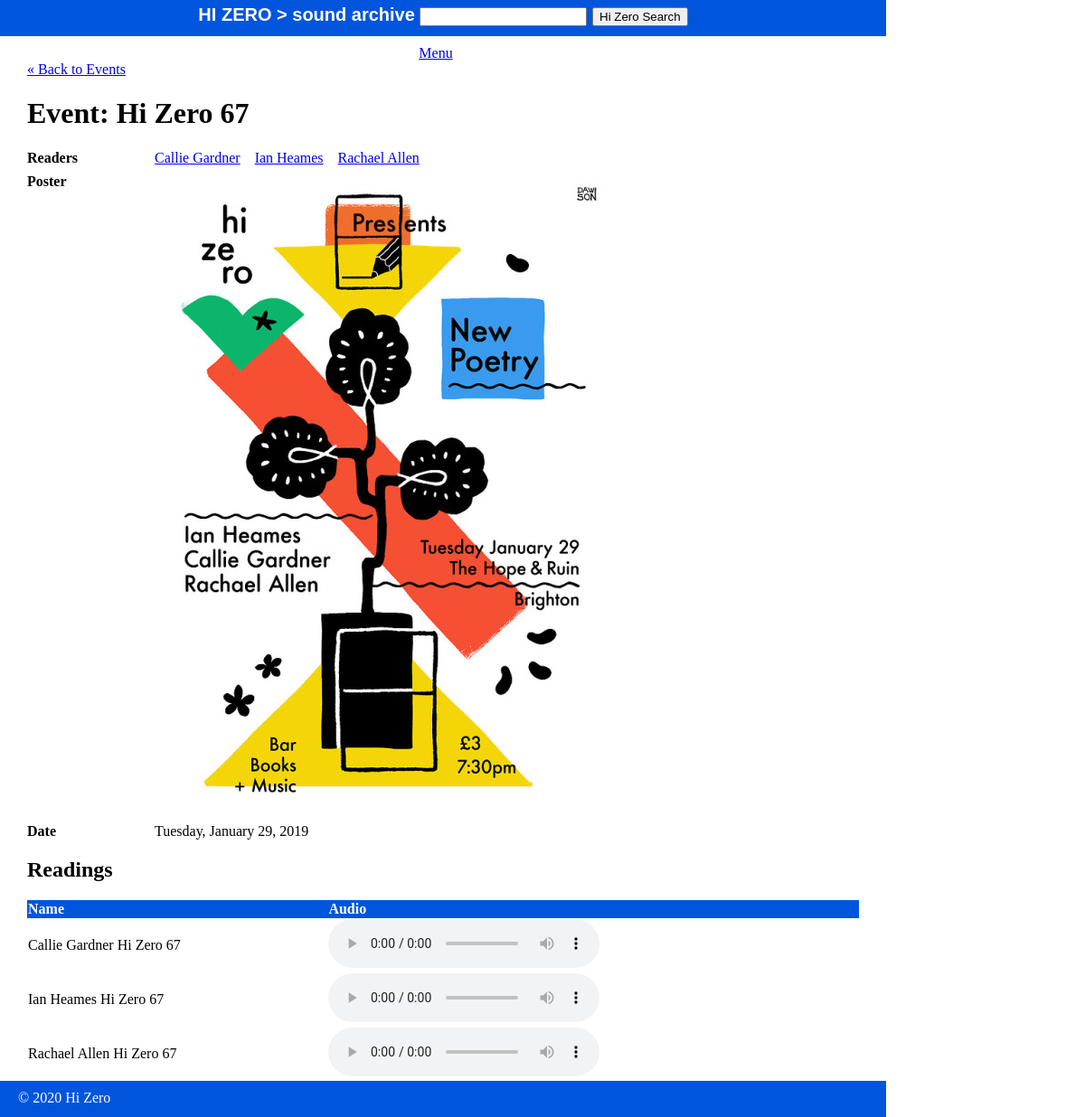
The app's page /all/events/show.php with its own data.
### tables this page shows
CREATE TABLE `events` (
  `id` int(10) NOT NULL,
  `date` date NOT NULL,
  `date_char` varchar(50) NOT NULL,
  `name` varchar(30) NOT NULL,
  `poster_150` varchar(30) NOT NULL DEFAULT 'poster-thumb.png',
  `poster_500` varchar(30) NOT NULL DEFAULT 'poster.png',
  `poster_hi` varchar(30) NOT NULL,
  `visible` tinyint(4) NOT NULL DEFAULT '1'
);

CREATE TABLE `readers` (
  `id` int(10) NOT NULL,
  `name` varchar(30) NOT NULL,
  `description` text,
  `visible` tinyint(4) NOT NULL DEFAULT '1'
);

CREATE TABLE `readings` (
  `id` int(11) NOT NULL,
  `event_id` int(11) NOT NULL,
  `name` varchar(70) NOT NULL,
  `filename` varchar(70) NOT NULL,
  `visible` tinyint(4) NOT NULL DEFAULT '1'
);

### private/functions.php (called while the page is built, shortened)
<?php
    function url_for($script_path) {
        return WWW_ROOT . $script_path;
    }
    function u($string="") {
        return urlencode($string);
    }
    function h($string="") {
        return htmlspecialchars($string);
    }
?>

### private/query_functions.php (called while the page is built, shortened)
<?php
    function find_event_by_id($id) {
        global $db;
        $sql = "SELECT * FROM events ";
        $sql .= "WHERE id='" . $id . "'";
        $result = mysqli_query($db, $sql);
        $event = mysqli_fetch_assoc($result);
        return $event;
    }
    function find_readers_for_event($id) {
        global $db;
        $sql = "SELECT readers.id, readers.name FROM readers ";
        $sql .= "JOIN events_readers ON events_readers.reader_id = readers.id ";
        $sql .= "JOIN events ON events.id = events_readers.event_id ";
        $sql .= "WHERE events_readers.event_id='" . $id . "'";
        $sql .= "AND readers.visible='1' ";
        $sql .= "ORDER BY readers.name ASC";
        $result = mysqli_query($db, $sql);
        return $result;
    }
    function find_readings_for_event($id) {
        global $db;
        $sql = "SELECT readings.name, readings.filename FROM readings ";
        $sql .= "JOIN events ON events.id = readings.event_id ";
        $sql .= "WHERE events.id='" . $id . "' ";
        $sql .= "AND readings.visible='1' ";
        $sql .= "ORDER BY readings.filename ASC";
        $result = mysqli_query($db, $sql);
        return $result;
    }
?>

### public/all/events/show.php (the view, shortened to what this page needs)
<?php
    $id = $_GET['id'] ?? '1';
    $event = find_event_by_id($id);
?>
<?php include(SHARED_PATH . '/header.php'); ?>
<div id="content">
  <a class="back-link" href="<?php echo url_for('/all/events/index.php'); ?>">&laquo; Back to Events</a>
  <div class="event show">
  <h1>Event: Hi Zero <?php echo h($event['name']); ?></h1>
    <div class="attributes">
      <?php
        $reader_set = find_readers_for_event($id);
      ?>
      <?php if (mysqli_num_rows($reader_set) > 0) { ?>
        <dl>
          <dt>Readers</dt>
            <?php
              while($reader = mysqli_fetch_assoc($reader_set)) {
            ?>
              <dd>
                <a class="action" href="
                  <?php echo url_for('/all/readers/show.php?id=' . h(u($reader['id'])));
                  ?>
                    "><?php echo h($reader['name']); ?>
                </a>
              </dd>
            <?php } ?>
        </dl>
      <?php } ?>
      <dl>
        <dt>Poster</dt>
        <dd>
        <a class="action" href="<?php echo url_for('/images/' . h(u($event['poster_hi'])));
                  ?>.jpg"><img src="<?php echo url_for('/images/' . h(u($event['poster_500'])));
                  ?>.jpg" alt="Smiley face" width="500"></a>
        </dd>
      </dl>
      <dl>
        <dt>Date</dt>
        <dd><?php echo h($event['date_char']); ?></dd>
      </dl>
  </div>
  <?php
    $reading_set = find_readings_for_event($id)
  ?>
  <?php if (mysqli_num_rows($reading_set) > 0) { ?>
    <div class="readings listing">
          <h2>Readings</h2>
          <table class="list">
            <tr>
                <th>Name</th>
                <th>Audio</th>
            </tr>
              <?php
                while($reading = mysqli_fetch_assoc($reading_set)) {
              ?>
            <tr>
              <td>
                <?php echo h($reading['name']); ?>
              </td>
              <td>
                <audio controls>
                  <source src="<?php echo url_for('/readings/' . h(u($reading['filename']))); ?>.mp3" type="audio/mpeg">
                </audio>
              </td>
            </tr>
            <?php } ?>
          </table>
      </div>
    </div>
  <?php } ?>
</div>
<?php include(SHARED_PATH . '/footer.php'); ?>

### public/stylesheets/all.css (style rules this page uses)
html { height: 100%; width: 100%; }
body { height: 980px; width: 100%; margin: 0; padding: 0; }
#content { width: 920px; min-height: 500px; padding: 0 30px; }
table { border-collapse: collapse; vertical-align: top; border: 0px solid #999999; }
table.list { width: 100%; border: 0px solid #999999; }
table.list tr td { border: 0px solid #999999; }
table.list tr th { border: 0px solid #0055DD; background: #0055DD; color: white; text-align: left; }
dl { clear: both; overflow: hidden; margin: 0.5em 0; }
dt { float: left; font-weight: bold; width: 125px; }
dd { float: left; margin-left: 1em; }

### records on screen
events: name "67", poster_500 (picture), date_char "Tuesday, January 29, 2019"
readers: name "Callie Gardner"
readers: name "Ian Heames"
readers: name "Rachael Allen"
readings: name "Callie Gardner Hi Zero 67"
readings: name "Ian Heames Hi Zero 67"
readings: name "Rachael Allen Hi Zero 67"
